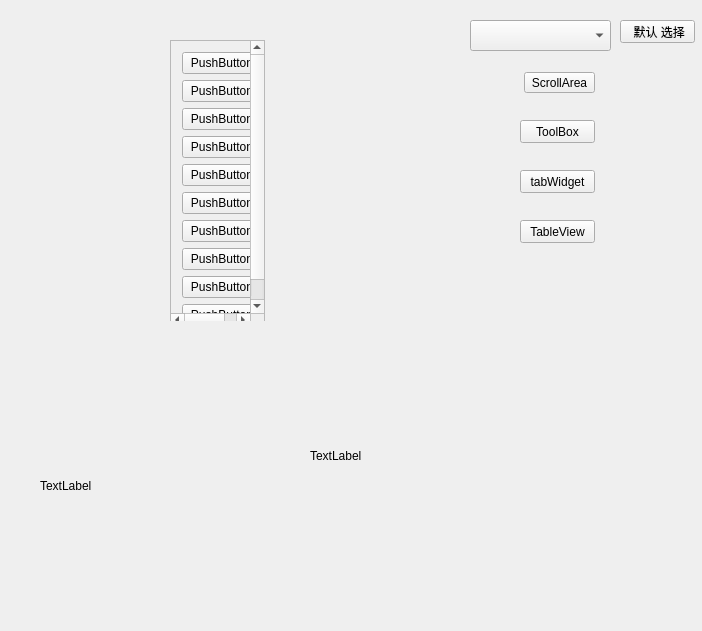
<?xml version="1.0" encoding="UTF-8"?>
<ui version="4.0">
 <class>Widget</class>
 <widget class="QWidget" name="Widget">
  <property name="geometry">
   <rect>
    <x>0</x>
    <y>0</y>
    <width>702</width>
    <height>631</height>
   </rect>
  </property>
  <property name="windowTitle">
   <string>Widget</string>
  </property>
  <widget class="QStackedWidget" name="stackedWidget">
   <property name="geometry">
    <rect>
     <x>30</x>
     <y>10</y>
     <width>391</width>
     <height>311</height>
    </rect>
   </property>
   <property name="currentIndex">
    <number>2</number>
   </property>
   <widget class="QWidget" name="table">
    <widget class="QTableWidget" name="tableWidget">
     <property name="geometry">
      <rect>
       <x>0</x>
       <y>0</y>
       <width>321</width>
       <height>301</height>
      </rect>
     </property>
    </widget>
   </widget>
   <widget class="QWidget" name="tool">
    <widget class="QToolBox" name="toolBox">
     <property name="geometry">
      <rect>
       <x>90</x>
       <y>10</y>
       <width>131</width>
       <height>261</height>
      </rect>
     </property>
     <property name="currentIndex">
      <number>2</number>
     </property>
     <widget class="QWidget" name="page">
      <property name="geometry">
       <rect>
        <x>0</x>
        <y>0</y>
        <width>131</width>
        <height>183</height>
       </rect>
      </property>
      <attribute name="label">
       <string>分组1</string>
      </attribute>
      <widget class="QScrollArea" name="scrollArea_2">
       <property name="geometry">
        <rect>
         <x>0</x>
         <y>0</y>
         <width>95</width>
         <height>288</height>
        </rect>
       </property>
       <property name="widgetResizable">
        <bool>true</bool>
       </property>
       <widget class="QWidget" name="scrollAreaWidgetContents_2">
        <property name="geometry">
         <rect>
          <x>0</x>
          <y>0</y>
          <width>93</width>
          <height>302</height>
         </rect>
        </property>
        <layout class="QVBoxLayout" name="verticalLayout_2">
         <item>
          <widget class="QPushButton" name="pushButton_11">
           <property name="text">
            <string>PushButton</string>
           </property>
          </widget>
         </item>
         <item>
          <widget class="QPushButton" name="pushButton_12">
           <property name="text">
            <string>PushButton</string>
           </property>
          </widget>
         </item>
         <item>
          <widget class="QPushButton" name="pushButton_13">
           <property name="text">
            <string>PushButton</string>
           </property>
          </widget>
         </item>
         <item>
          <widget class="QPushButton" name="pushButton_14">
           <property name="text">
            <string>PushButton</string>
           </property>
          </widget>
         </item>
         <item>
          <widget class="QPushButton" name="pushButton_15">
           <property name="text">
            <string>PushButton</string>
           </property>
          </widget>
         </item>
         <item>
          <widget class="QPushButton" name="pushButton_16">
           <property name="text">
            <string>PushButton</string>
           </property>
          </widget>
         </item>
         <item>
          <widget class="QPushButton" name="pushButton_17">
           <property name="text">
            <string>PushButton</string>
           </property>
          </widget>
         </item>
         <item>
          <widget class="QPushButton" name="pushButton_18">
           <property name="text">
            <string>PushButton</string>
           </property>
          </widget>
         </item>
         <item>
          <widget class="QPushButton" name="pushButton_19">
           <property name="text">
            <string>PushButton</string>
           </property>
          </widget>
         </item>
         <item>
          <widget class="QPushButton" name="pushButton_20">
           <property name="text">
            <string>PushButton</string>
           </property>
          </widget>
         </item>
        </layout>
       </widget>
      </widget>
     </widget>
     <widget class="QWidget" name="page_2">
      <property name="geometry">
       <rect>
        <x>0</x>
        <y>0</y>
        <width>131</width>
        <height>183</height>
       </rect>
      </property>
      <attribute name="label">
       <string>分组2</string>
      </attribute>
      <widget class="QScrollArea" name="scrollArea_3">
       <property name="geometry">
        <rect>
         <x>0</x>
         <y>-3</y>
         <width>131</width>
         <height>291</height>
        </rect>
       </property>
       <property name="widgetResizable">
        <bool>true</bool>
       </property>
       <widget class="QWidget" name="scrollAreaWidgetContents_3">
        <property name="geometry">
         <rect>
          <x>0</x>
          <y>0</y>
          <width>190</width>
          <height>377</height>
         </rect>
        </property>
        <layout class="QVBoxLayout" name="verticalLayout_3">
         <item>
          <widget class="QPushButton" name="pushButton_31">
           <property name="text">
            <string>PushButton</string>
           </property>
          </widget>
         </item>
         <item>
          <widget class="QPushButton" name="pushButton_21">
           <property name="text">
            <string>PushButton</string>
           </property>
          </widget>
         </item>
         <item>
          <widget class="QCommandLinkButton" name="commandLinkButton">
           <property name="text">
            <string>CommandLinkButton</string>
           </property>
          </widget>
         </item>
         <item>
          <widget class="QPushButton" name="pushButton_22">
           <property name="text">
            <string>PushButton</string>
           </property>
          </widget>
         </item>
         <item>
          <widget class="QPushButton" name="pushButton_23">
           <property name="text">
            <string>PushButton</string>
           </property>
          </widget>
         </item>
         <item>
          <widget class="QPushButton" name="pushButton_24">
           <property name="text">
            <string>PushButton</string>
           </property>
          </widget>
         </item>
         <item>
          <widget class="QPushButton" name="pushButton_25">
           <property name="text">
            <string>PushButton</string>
           </property>
          </widget>
         </item>
         <item>
          <widget class="QPushButton" name="pushButton_26">
           <property name="text">
            <string>PushButton</string>
           </property>
          </widget>
         </item>
         <item>
          <widget class="QPushButton" name="pushButton_27">
           <property name="text">
            <string>PushButton</string>
           </property>
          </widget>
         </item>
         <item>
          <widget class="QPushButton" name="pushButton_28">
           <property name="text">
            <string>PushButton</string>
           </property>
          </widget>
         </item>
         <item>
          <widget class="QPushButton" name="pushButton_29">
           <property name="text">
            <string>PushButton</string>
           </property>
          </widget>
         </item>
         <item>
          <widget class="QPushButton" name="pushButton_30">
           <property name="text">
            <string>PushButton</string>
           </property>
          </widget>
         </item>
        </layout>
       </widget>
      </widget>
     </widget>
     <widget class="QWidget" name="page_3">
      <attribute name="label">
       <string>黑名单</string>
      </attribute>
     </widget>
    </widget>
   </widget>
   <widget class="QWidget" name="scroll">
    <widget class="QScrollArea" name="scrollArea">
     <property name="geometry">
      <rect>
       <x>140</x>
       <y>30</y>
       <width>95</width>
       <height>288</height>
      </rect>
     </property>
     <property name="widgetResizable">
      <bool>true</bool>
     </property>
     <widget class="QWidget" name="scrollAreaWidgetContents">
      <property name="geometry">
       <rect>
        <x>0</x>
        <y>0</y>
        <width>93</width>
        <height>302</height>
       </rect>
      </property>
      <layout class="QVBoxLayout" name="verticalLayout">
       <item>
        <widget class="QPushButton" name="pushButton">
         <property name="text">
          <string>PushButton</string>
         </property>
        </widget>
       </item>
       <item>
        <widget class="QPushButton" name="pushButton_2">
         <property name="text">
          <string>PushButton</string>
         </property>
        </widget>
       </item>
       <item>
        <widget class="QPushButton" name="pushButton_3">
         <property name="text">
          <string>PushButton</string>
         </property>
        </widget>
       </item>
       <item>
        <widget class="QPushButton" name="pushButton_4">
         <property name="text">
          <string>PushButton</string>
         </property>
        </widget>
       </item>
       <item>
        <widget class="QPushButton" name="pushButton_5">
         <property name="text">
          <string>PushButton</string>
         </property>
        </widget>
       </item>
       <item>
        <widget class="QPushButton" name="pushButton_6">
         <property name="text">
          <string>PushButton</string>
         </property>
        </widget>
       </item>
       <item>
        <widget class="QPushButton" name="pushButton_7">
         <property name="text">
          <string>PushButton</string>
         </property>
        </widget>
       </item>
       <item>
        <widget class="QPushButton" name="pushButton_8">
         <property name="text">
          <string>PushButton</string>
         </property>
        </widget>
       </item>
       <item>
        <widget class="QPushButton" name="pushButton_10">
         <property name="text">
          <string>PushButton</string>
         </property>
        </widget>
       </item>
       <item>
        <widget class="QPushButton" name="pushButton_9">
         <property name="text">
          <string>PushButton</string>
         </property>
        </widget>
       </item>
      </layout>
     </widget>
    </widget>
   </widget>
   <widget class="QWidget" name="tabs">
    <widget class="QTabWidget" name="tabWidget">
     <property name="geometry">
      <rect>
       <x>60</x>
       <y>90</y>
       <width>221</width>
       <height>101</height>
      </rect>
     </property>
     <property name="currentIndex">
      <number>2</number>
     </property>
     <widget class="QWidget" name="tab">
      <attribute name="title">
       <string>百度</string>
      </attribute>
      <widget class="QPushButton" name="pushButton_32">
       <property name="geometry">
        <rect>
         <x>30</x>
         <y>30</y>
         <width>75</width>
         <height>23</height>
        </rect>
       </property>
       <property name="text">
        <string>PushButton</string>
       </property>
      </widget>
     </widget>
     <widget class="QWidget" name="tab_2">
      <attribute name="title">
       <string>谷歌</string>
      </attribute>
      <widget class="QCheckBox" name="checkBox">
       <property name="geometry">
        <rect>
         <x>50</x>
         <y>20</y>
         <width>71</width>
         <height>16</height>
        </rect>
       </property>
       <property name="text">
        <string>CheckBox</string>
       </property>
      </widget>
     </widget>
     <widget class="QWidget" name="tab_3">
      <attribute name="title">
       <string>Bing</string>
      </attribute>
      <widget class="QCommandLinkButton" name="commandLinkButton_2">
       <property name="geometry">
        <rect>
         <x>20</x>
         <y>10</y>
         <width>172</width>
         <height>41</height>
        </rect>
       </property>
       <property name="text">
        <string>CommandLinkButton</string>
       </property>
      </widget>
     </widget>
    </widget>
   </widget>
  </widget>
  <widget class="QPushButton" name="btnScroll">
   <property name="geometry">
    <rect>
     <x>524</x>
     <y>72</y>
     <width>71</width>
     <height>21</height>
    </rect>
   </property>
   <property name="text">
    <string>ScrollArea</string>
   </property>
  </widget>
  <widget class="QPushButton" name="btnToolBox">
   <property name="geometry">
    <rect>
     <x>520</x>
     <y>120</y>
     <width>75</width>
     <height>23</height>
    </rect>
   </property>
   <property name="text">
    <string>ToolBox</string>
   </property>
  </widget>
  <widget class="QPushButton" name="btnTabWidget">
   <property name="geometry">
    <rect>
     <x>520</x>
     <y>170</y>
     <width>75</width>
     <height>23</height>
    </rect>
   </property>
   <property name="text">
    <string>tabWidget</string>
   </property>
  </widget>
  <widget class="QPushButton" name="btnTable">
   <property name="geometry">
    <rect>
     <x>520</x>
     <y>220</y>
     <width>75</width>
     <height>23</height>
    </rect>
   </property>
   <property name="text">
    <string>TableView</string>
   </property>
  </widget>
  <widget class="QComboBox" name="comboBox">
   <property name="geometry">
    <rect>
     <x>470</x>
     <y>20</y>
     <width>141</width>
     <height>31</height>
    </rect>
   </property>
  </widget>
  <widget class="QPushButton" name="btnChose">
   <property name="geometry">
    <rect>
     <x>620</x>
     <y>20</y>
     <width>75</width>
     <height>23</height>
    </rect>
   </property>
   <property name="text">
    <string> 默认 选择</string>
   </property>
  </widget>
  <widget class="QLabel" name="lbl_img">
   <property name="geometry">
    <rect>
     <x>40</x>
     <y>370</y>
     <width>251</width>
     <height>231</height>
    </rect>
   </property>
   <property name="text">
    <string>TextLabel</string>
   </property>
  </widget>
  <widget class="QLabel" name="lbl_gif">
   <property name="geometry">
    <rect>
     <x>310</x>
     <y>340</y>
     <width>311</width>
     <height>231</height>
    </rect>
   </property>
   <property name="text">
    <string>TextLabel</string>
   </property>
  </widget>
 </widget>
 <layoutdefault spacing="6" margin="11"/>
 <resources/>
 <connections/>
</ui>
